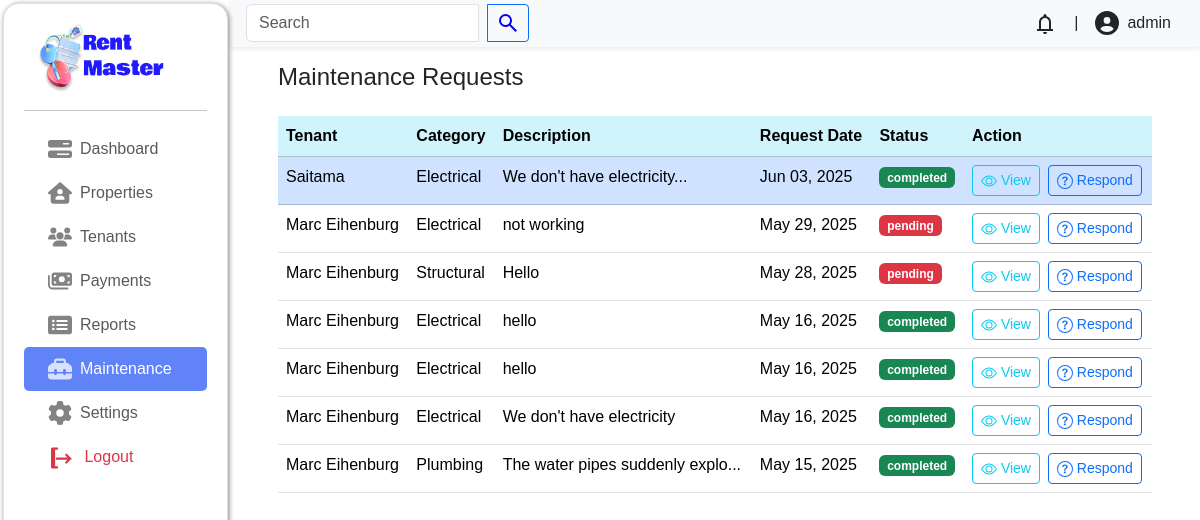
The page /admin/?page=maintenance/index&request_id=23 (signed in) on the database its author committed.
### tables this page shows
CREATE TABLE `maintenance_requests` (
  `request_id` int(11) NOT NULL,
  `tenant_id` int(11) NOT NULL,
  `category` varchar(100) NOT NULL,
  `description` text NOT NULL,
  `request_date` datetime NOT NULL,
  `status` enum('pending','completed') NOT NULL DEFAULT 'pending'
);

CREATE TABLE `users` (
  `user_id` int(11) NOT NULL,
  `user_name` varchar(100) DEFAULT NULL,
  `user_email` varchar(100) NOT NULL,
  `user_password` varchar(100) DEFAULT NULL,
  `user_phone_number` varchar(50) DEFAULT NULL,
  `user_address` varchar(100) DEFAULT NULL,
  `user_description` varchar(2000) DEFAULT NULL,
  `user_image` varchar(500) DEFAULT NULL,
  `user_role` enum('tenant','landlord','visitor') NOT NULL DEFAULT 'visitor'
);

### admin/maintenance/index.php (the view, shortened to what this page needs)
<?php
$servername = "localhost";
$username = "root";
$password = "";
$dbname = "rentsystem";
$conn = mysqli_connect($servername, $username, $password, $dbname);
$sql = "SELECT m.request_id, m.tenant_id, m.category, m.description, m.request_date, m.status, u.user_email, u.user_name
        FROM maintenance_requests m
        JOIN tenants t ON m.tenant_id = t.tenant_id
        JOIN users u ON u.user_id = t.user_id
        ORDER BY m.request_date DESC";
$result = $conn->query($sql);
$request_id = null;
if (isset($_GET['request_id'])) {
    $request_id = $_GET['request_id'];
}
?>
<div class="container px-lg-5">
    <header class="d-flex justify-content-between my-3">
        <h4 class="fw-medium">Maintenance Requests</h4>
    </header>
    <?php if ($result->num_rows > 0): ?>
        <div class="table-responsive">
            <table class="table">
                <thead class="table-info">
                    <tr>
                        <th>Tenant</th>
                        <th>Category</th>
                        <th>Description</th>
                        <th>Request Date</th>
                        <th>Status</th>
                        <th>Action</th>
                    </tr>
                </thead>
                <tbody>
                    <?php while ($row = $result->fetch_assoc()): ?>
                        <?php if ($row['request_id'] == $request_id): ?>
                            <tr class=" table-primary">
                            <?php else: ?>
                            <tr>
                            <?php endif; ?>
                            <td><?php echo strlen(htmlspecialchars($row['user_name'])) < 21 ? htmlspecialchars($row['user_name']) :   substr(htmlspecialchars($row['user_name']), 0, 20) . '...'; ?></td>
                            <td><?php echo htmlspecialchars($row['category']); ?></td>
                            <td><?php echo strlen(htmlspecialchars($row['description'])) > 30 ? substr(htmlspecialchars($row['description']), 0, 30) . '...' : htmlspecialchars($row['description']); ?></td>
                            <td><?php echo date('M d, Y', strtotime($row['request_date'])); ?></td>
                            <td class="fw-medium">
                                <span class="badge <?php echo ($row['status'] == 'completed') ? 'bg-success' : (($row['status'] == 'pending') ? 'bg-danger' : 'bg-warning'); ?> ">
                                    <?php echo htmlspecialchars($row['status']); ?>
                                </span>
                            </td>
                            <td>
                                <div class="d-flex gap-2">
                                    <a href="?page=maintenance/view&request_id=<?php echo $row['request_id']; ?>" class="btn btn-sm btn-outline-info">
                                        View
                                    </a>
                                    <a href="?page=maintenance/respond&request_id=<?php echo $row['request_id']; ?>" class="btn btn-sm btn-outline-primary">
                                        Respond
                                    </a>
                                </div>
                            </td>
                            </tr>
                        <?php endwhile; ?>
                </tbody>
            </table>
        </div>
    <?php else: ?>
        <div class='text-center text-bg-warning'>No maintenance requests found</div>
    <?php endif; ?>
</div>

### admin/css/style.css (style rules this page uses)
html { font-size: 16px; font-family: sans-serif; }
*, *::before, *::after { box-sizing: border-box; }
:root { --main-bg: #FAFAFA; --sub-bg: #C7EEFF; --accent: #2938ff; --fc1: #1D242B; --p: #323232; --fw1: 700; --fw2: 400; }
body { display: flex; background-color: var(--main-bg); }

### rows shown on the page
maintenance_requests: users.user_name "Saitama", category "Electrical", description "We don't have electricity", request_date "Jun 03, 2025", status "completed"
maintenance_requests: users.user_name "Marc Eihenburg", category "Electrical", description "not working", request_date "May 29, 2025", status "pending"
maintenance_requests: users.user_name "Marc Eihenburg", category "Structural", description "Hello", request_date "May 28, 2025", status "pending"
maintenance_requests: users.user_name "Marc Eihenburg", category "Electrical", description "hello", request_date "May 16, 2025", status "completed"
maintenance_requests: users.user_name "Marc Eihenburg", category "Electrical", description "hello", request_date "May 16, 2025", status "completed"
maintenance_requests: users.user_name "Marc Eihenburg", category "Electrical", description "We don't have electricity", request_date "May 16, 2025", status "completed"
maintenance_requests: users.user_name "Marc Eihenburg", category "Plumbing", description "The water pipes suddenly explo", request_date "May 15, 2025", status "completed"
